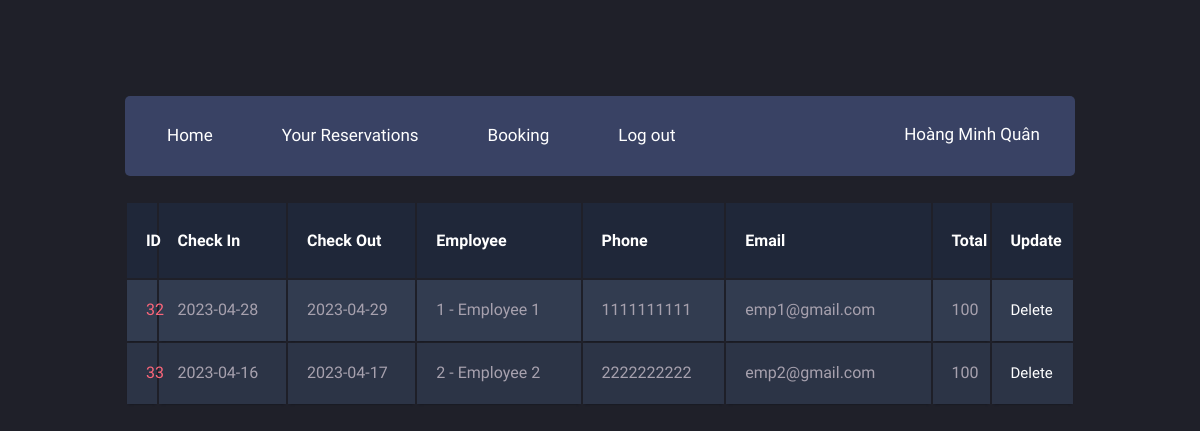
/customers/reservations.php (signed in), run on an earlier commit of the app's database.
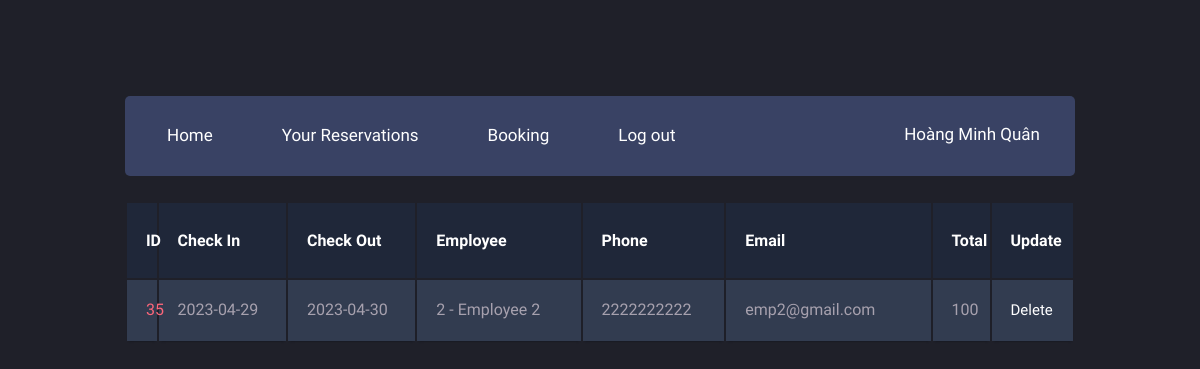
And on a later commit of the database.
### tables this page shows
CREATE TABLE `Reservations` (
  `resID` int(11) NOT NULL,
  `checkInDate` date NOT NULL,
  `checkOutDate` date NOT NULL,
  `reservedDate` date NOT NULL,
  `Employees_empID` int(11) NOT NULL,
  `Customers_cusID` int(11) NOT NULL
);

CREATE TABLE `Employees` (
  `empID` int(11) NOT NULL,
  `empName` varchar(100) DEFAULT NULL,
  `empPhone` varchar(20) DEFAULT NULL,
  `empEmail` varchar(100) NOT NULL,
  `empAddress` varchar(200) DEFAULT NULL,
  `empGender` varchar(45) DEFAULT NULL,
  `position` varchar(45) DEFAULT NULL,
  `password` varchar(200) NOT NULL,
  `Hotels_hotelID` int(11) NOT NULL
);

### customers/reservations.php (the view, shortened to what this page needs)
<?php
    $id = $_SESSION['cusID'];
    include "../db_connect.php";
    $sql = "SELECT * FROM Reservations where Customers_cusID = '$id'";
    $result = $conn->query($sql);
?>
<!DOCTYPE html>
<html>
    <head>
        <link rel="stylesheet" href="menu.css">
        <link rel="stylesheet" href="table.css">
    </head>
    <body>
        <div class="main-container">
            <header class="block">
                <ul class="header-menu horizontal-list">
                    <li>
                        <a class="header-menu-tab" href="home.php"><span class="icon fontawesome-user scnd-font-color"></span>Home</a>
                    </li>
                    <li>
                        <a class="header-menu-tab" href="reservations.php"><span class="icon fontawesome-star-empty scnd-font-color"></span>Your Reservations</a>
                    </li>
                    <li>
                            <a class="header-menu-tab" href="booking.php"><span class="icon fontawesome-envelope scnd-font-color"></span>Booking</a>
                        </li>
                    <li>
                        <a class="header-menu-tab" href="../account/logout.php"><span class="icon fontawesome-envelope scnd-font-color"></span>Log out</a>
                    </li>
                </ul>
                <div class="profile-menu">
                    <p><?php echo $_SESSION['cusName']; ?> <a href=""><span class="entypo-down-open scnd-font-color"></span></a></p>
                </div>
            </header>
            <table class="container">
                <thead>
                    <tr>
                        <th><h1>ID</h1></th>
                        <th><h1>Check In</h1></th>
                        <th><h1>Check Out</h1></th>
                        <th><h1>Employee</h1></th>
                        <th><h1>Phone</h1></th>
                        <th><h1>Email</h1></th>
                        <th><h1>Total</h1></th>
                        <th><h1>Update</h1></th>
                    </tr>
                </thead>
                <tbody>
                    <?php
                        if ($result->num_rows > 0) {
                            while ($row = $result->fetch_assoc()) {
                    ?>
                                <tr>
                                    <td><?php echo $row['resID']; ?> </td>
                                    <td><?php echo $row['checkInDate']; ?> </td>
                                    <td><?php echo $row['checkOutDate']; ?> </td>
                                    <td><?php
                                        $empID = $row['Employees_empID'];
                                        $sql2 = "SELECT * FROM employees WHERE empID = '$empID'";
                                        $result2 = $conn->query($sql2);
                                        $row2 = $result2->fetch_assoc();
                                        echo $empID . " - " . $row2['empName'];
                                    ?> </td>
                                    <td><?php echo $row2['empPhone']; ?> </td>
                                    <td><?php echo $row2['empEmail']; ?> </td>
                                    <td><?php
                                        $resID = $row['resID'];
                                        $sql1 = "SELECT sum(price) * (checkOutDate - checkInDate) as total
                                                from rooms_has_reservations rhs inner join rooms r inner join reservations rs
                                                on  rhs.rooms_roomID = r.roomID
                                                and rhs.Rooms_hotels_hotelID = r.hotels_hotelID
                                                and rhs.reservations_resID = rs.resID
                                                where rhs.reservations_resID = '$resID';";
                                        $result1 = $conn->query($sql1);
                                        $row1 = $result1->fetch_assoc();
                                        echo $row1['total'];
                                    ?> </td>
                                    <td>
                                        <a class = "btn btn-danger" href = "deleteReservations.php?id=<?php echo $row['resID']; ?>">
                                        Delete</a>
                                    </td>
                                </tr>
                    <?php
                            }
                        }
                    ?>
                </tbody>
            </table>
        </div>
    </body>
</html>

### customers/menu.css (style rules this page uses)
[class*="fontawesome-"]:before { font-family: 'FontAwesome', sans-serif; }
* { -webkit-box-sizing: border-box; -moz-box-sizing: border-box; box-sizing: border-box; }
body { background: #1f2029; }
ul { list-style-type: none; margin: 0; padding-left: 0; }
h1 { font-size: 23px; }
p { font-size: 15px; }
a { text-decoration: none; font-size: 15px; }
h1, h2, p, a, span { color: #fff; }
.scnd-font-color { color: #9099b7; }
.horizontal-list { margin: 0; padding: 0; list-style-type: none; }
.horizontal-list li { float: left; }
.icon { font-size: 25px; }
.main-container { font-family: 'Ubuntu', sans-serif; width: 950px; height: 1725px; margin: 6em auto; }
header { height: 80px; }
.header-menu { font-size: 17px; line-height: 80px; }
.header-menu li { position: relative; -webkit-transform: translateZ(0); }
.header-menu-tab { padding: 0 27px; display: block; line-height: 74px; font-size: 17px; -webkit-transition: background .3s; transition: background .3s; }
.header-menu-tab .icon { padding-right: 15px; }
.profile-menu { float: right; height: 80px; padding-right: 20px; }
.profile-menu p { font-size: 17px; display: inline-block; line-height: 76px; margin: 0; padding-right: 10px; }
.profile-menu a { padding-left: 5px; }
.block { margin-bottom: 25px; background: #394264; border-radius: 5px; }

### customers/table.css (style rules this page uses)
body { font-family: 'Open Sans', sans-serif; font-weight: 300; line-height: 1.42em; color:#A7A1AE; background-color:#1F2029; }
h1 { font-size:3em; font-weight: 300; line-height:1em; text-align: center; color: #4DC3FA; }
.container th h1 { font-weight: bold; font-size: 1em; text-align: left; color: #fff; }
.container td { font-weight: normal; font-size: 1em; -webkit-box-shadow: 0 2px 2px -2px #0E1119; -moz-box-shadow: 0 2px 2px -2px #0E1119; box-shadow: 0 2px 2px -2px #0E1119; }
.container { text-align: left; overflow: hidden; width: 100%; margin: 0 auto; display: table; padding: 0 0 8em 0; }
.container td, .container th { padding-bottom: 2%; padding-top: 2%; padding-left:2%; }
.container tr:nth-child(odd) { background-color: #323C50; }
.container th { background-color: #1F2739; }
.container td:first-child { color: #FB667A; }
.container tr:nth-child(even) { background-color: #2C3446; }

What changed in the data, as far as the page shows it:
removed reservations: resID "32", checkInDate "2023-04-28", checkOutDate "2023-04-29", Employees_empID "1", Employees_empID.empName "Employee 1", Employees_empID.empPhone "1111111111", Employees_empID.empEmail "emp1@gmail.com", total "100"
removed reservations: resID "33", checkInDate "2023-04-16", checkOutDate "2023-04-17", Employees_empID "2", Employees_empID.empName "Employee 2", Employees_empID.empPhone "2222222222", Employees_empID.empEmail "emp2@gmail.com", total "100"
added reservations: resID "35", checkInDate "2023-04-29", checkOutDate "2023-04-30", Employees_empID "2", Employees_empID.empName "Employee 2", Employees_empID.empPhone "2222222222", Employees_empID.empEmail "emp2@gmail.com", total "100"
